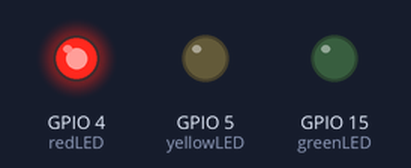
The sketch below on a simulated ESP32. Shown: output pins drawn as LEDs (lit = HIGH).

Above: at 2.5 s.
At 9.5 s:
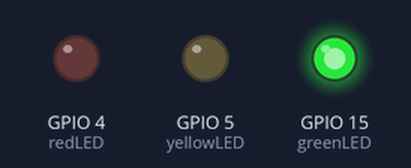
At 13.0 s:
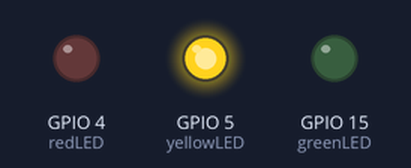
Timing chart, 0 to 18.2 s (numbered marks = the images above):
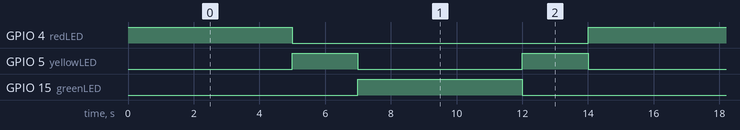

The sketch:

Traffic_Light_System_Using_ESP32.ino
```cpp
const int redLED = 4;
const int yellowLED = 5;
const int greenLED = 15;

void setup() {

  pinMode(redLED, OUTPUT);
  pinMode(yellowLED, OUTPUT);
  pinMode(greenLED, OUTPUT);

}

void loop() {

  // Red ON(stop)
  digitalWrite(redLED, HIGH);
  digitalWrite(yellowLED, LOW);
  digitalWrite(greenLED, LOW);
  delay(5000);

  // Red + Yellow ON(Prepare to go)
  digitalWrite(redLED, LOW);
  digitalWrite(yellowLED, HIGH);
  digitalWrite(greenLED, LOW);
  delay(2000);

  // Green ON(Go)
  digitalWrite(redLED, LOW);
  digitalWrite(yellowLED, LOW);
  digitalWrite(greenLED, HIGH);
  delay(5000);

  // Yellow ON(prepare to stop)
  digitalWrite(redLED, LOW);
  digitalWrite(yellowLED, HIGH);
  digitalWrite(greenLED, LOW);
  delay(2000);

}
```

Measured:
- by itself, GPIO 4 (redLED), GPIO 15 (greenLED): alternates HIGH for 5.0 s and LOW for 9.0 s
- by itself, GPIO 5 (yellowLED): alternates HIGH for 2.0 s and LOW for 5.0 s
- by itself, everything shown: repeats every 14.0 s, in 4 steps
